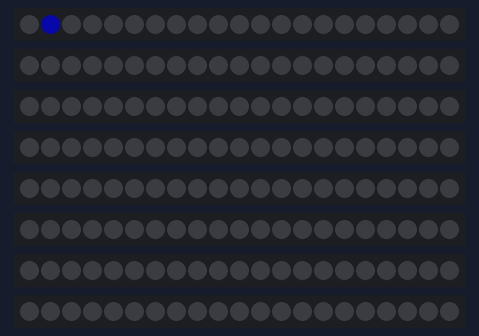
Bench run of a sketch on a simulated Arduino Uno, built with avr-gcc and run on an emulated ATmega328P. Shown: 8 × 21 RGB LEDs in strip order, left to right. Dim RGB values are drawn brighter than linear; random numbers use the default seed unless the sketch sets one.

Above: at 1.48 s.
At 6.17 s:
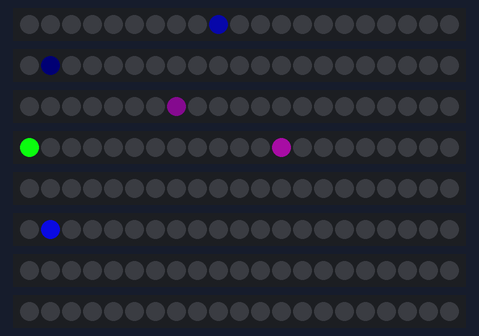
At 10.8 s:
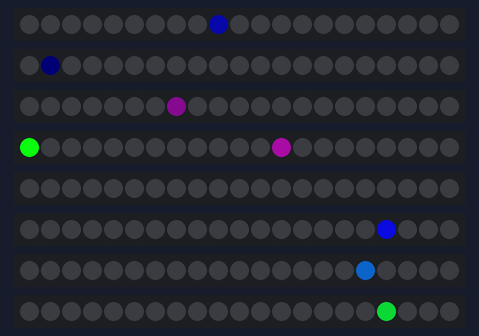
At 15.64 s:
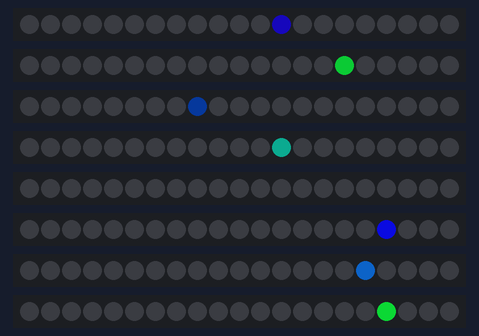
At 20.5 s:
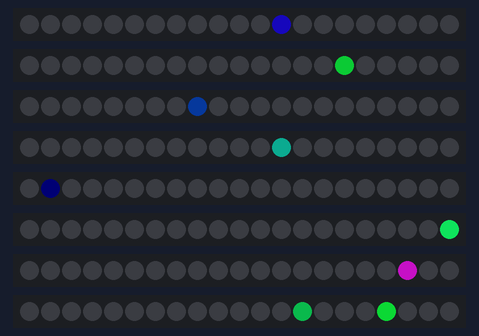
At 33.6 s:
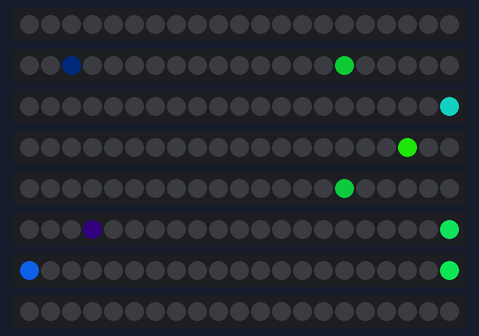

The sketch:

First_Iteration.ino
```cpp
#include <FastLED.h>


//  #define LED_PIN 3    // The signal output pin
//  #define LED_PIN2 4    // The signal output pin
//  #define LED_PIN3 5    // The signal output pin
 #define LED_PIN4 6    // The signal output pin
 #define LED_PIN5 7    // The signal output pin
 #define LED_PIN6 8    // The signal output pin
 #define LED_PIN7 9
 #define LED_PIN8 10
 #define LED_PIN9 11
 #define LED_PIN10 12
 #define LED_PIN11 13   // The signal output pin
 #define NUM_LEDS 21  // The number of LEDs you have


 CRGB leds1[NUM_LEDS];
 CRGB leds2[NUM_LEDS];
 CRGB leds3[NUM_LEDS];
 CRGB leds4[NUM_LEDS];
 CRGB leds5[NUM_LEDS];
 CRGB leds6[NUM_LEDS];
 CRGB leds7[NUM_LEDS];
 CRGB leds8[NUM_LEDS];
 CRGB leds9[NUM_LEDS];
 CRGB leds10[NUM_LEDS];
 CRGB leds11[NUM_LEDS];

 void setup() {
  //  FastLED.addLeds<WS2812, LED_PIN, GRB>(leds1, NUM_LEDS);
  //  FastLED.addLeds<WS2812, LED_PIN2, GRB>(leds2, NUM_LEDS);
  //  FastLED.addLeds<WS2812, LED_PIN3, GRB>(leds3, NUM_LEDS);
   FastLED.addLeds<WS2812, LED_PIN4, GRB>(leds4, NUM_LEDS);
   FastLED.addLeds<WS2812, LED_PIN5, GRB>(leds5, NUM_LEDS);
   FastLED.addLeds<WS2812, LED_PIN6, GRB>(leds6, NUM_LEDS);
   FastLED.addLeds<WS2812, LED_PIN7, GRB>(leds7, NUM_LEDS);
   FastLED.addLeds<WS2812, LED_PIN8, GRB>(leds8, NUM_LEDS);
   FastLED.addLeds<WS2812, LED_PIN9, GRB>(leds9, NUM_LEDS);
   FastLED.addLeds<WS2812, LED_PIN10, GRB>(leds10, NUM_LEDS);
   FastLED.addLeds<WS2812, LED_PIN11, GRB>(leds11, NUM_LEDS);
   randomSeed(analogRead(0)); //# Create random

 }

 void loop() {
  // //LED 1
  //  int numToTrigger = random(1, NUM_LEDS + 1); //#  Random number of LEDs to trigger sequentially
  //  int intensity = numToTrigger * 12 ; //# makes the number triggered proportional to the internsity of the light
  //  int color = random(85,212); // values which the LED could be
  //  for (int i = 0; i < numToTrigger; i++) {
  //    leds1[i] = CHSV(color, 200, intensity); // Inside CHSV() can change the colors according to HSV Color model
  //    FastLED.show();
  //    delay(10);  // How long the LED stays on leds[i] = CHSV(color, 200, intensity);  // Inside CHSV() can change the colors according to HSV Color model

  //    leds1[i+1] = CHSV(color, 200, intensity); // Inside CHSV() can change the colors according to HSV Color model
  //    FastLED.show();
  //    delay(10);  // How long the LED stays on leds[i] = CHSV(color, 200, intensity);  // Inside CHSV() can change the colors according to HSV Color model

  //    leds1[i] = CHSV(0, 0, 0); //#  Turn off LED after delay
  //    FastLED.show();
  //    delay(50); // How long till next LED gets triggered
  //   //  leds[i+1] = CHSV(0, 0, 0);  //#  Turn off LED after delay
  //   //  FastLED.show();
  //   //  delay(200); // How long till next LED gets triggered
  //  }
  // //LED 2
  //  int numToTrigger2 = random(1, NUM_LEDS + 1); //#  Random number of LEDs to trigger sequentially
  //  int intensity2 = numToTrigger2 * 12 ; //# makes the number triggered proportional to the internsity of the light
  //  int color2 = random(85,212); // values which the LED could be
  //  for (int i = 0; i < numToTrigger2; i++) {
  //    leds2[i] = CHSV(color2, 200, intensity2);// Inside CHSV() can change the colors according to HSV Color model
  //    FastLED.show();
  //    delay(10);  // How long the LED stays on leds[i] = CHSV(color, 200, intensity);  // Inside CHSV() can change the colors according to HSV Color model

  //    leds2[i+1] = CHSV(color2, 200, intensity2); // Inside CHSV() can change the colors according to HSV Color model
  //    FastLED.show();
  //    delay(10);  // How long the LED stays on leds[i] = CHSV(color, 200, intensity);  // Inside CHSV() can change the colors according to HSV Color model

  //    leds2[i] = CHSV(0, 0, 0); //#  Turn off LED after delay
  //    FastLED.show();
  //    delay(50); // How long till next LED gets triggered
  //   //  leds[i+1] = CHSV(0, 0, 0);  //#  Turn off LED after delay
  //   //  FastLED.show();
  //   //  delay(200); // How long till next LED gets triggered
  //  }

  // //LED 3
   int numToTrigger3 = random(1, NUM_LEDS + 1); //#  Random number of LEDs to trigger sequentially
   int intensity3 = numToTrigger3 * 12 ; //# makes the number triggered proportional to the internsity of the light
   int color3 = random(85,212); // values which the LED could be
   for (int i = 0; i < numToTrigger3; i++) {
     leds3[i] = CHSV(color3, 200, intensity3); // Inside CHSV() can change the colors according to HSV Color model
     FastLED.show();
     delay(10);  // How long the LED stays on leds[i] = CHSV(color, 200, intensity);  // Inside CHSV() can change the colors according to HSV Color model

     leds3[i+1] = CHSV(color3, 200, intensity3);  // Inside CHSV() can change the colors according to HSV Color model
     FastLED.show();
     delay(10);  // How long the LED stays on leds[i] = CHSV(color, 200, intensity);  // Inside CHSV() can change the colors according to HSV Color model

     leds3[i] = CHSV(0, 0, 0);  //#  Turn off LED after delay
     FastLED.show();
     delay(50); // How long till next LED gets triggered
    //  leds[i+1] = CHSV(0, 0, 0);  //#  Turn off LED after delay
    //  FastLED.show();
    //  delay(200); // How long till next LED gets triggered
   }

  //LED 4
   int numToTrigger4 = random(1, NUM_LEDS + 1); //#  Random number of LEDs to trigger sequentially
   int intensity4 = numToTrigger4 * 12 ; //# makes the number triggered proportional to the internsity of the light
   int color4 = random(85,212); // values which the LED could be
   for (int i = 0; i < numToTrigger4; i++) {
     leds4[i] = CHSV(color4, 200, intensity4); // Inside CHSV() can change the colors according to HSV Color model
     FastLED.show();
     delay(10);  // How long the LED stays on leds[i] = CHSV(color, 200, intensity);  // Inside CHSV() can change the colors according to HSV Color model

     leds4[i+1] = CHSV(color4, 200, intensity4); // Inside CHSV() can change the colors according to HSV Color model
     FastLED.show();
     delay(10);  // How long the LED stays on leds[i] = CHSV(color, 200, intensity);  // Inside CHSV() can change the colors according to HSV Color model

     leds4[i] = CHSV(0, 0, 0); //#  Turn off LED after delay
     FastLED.show();
     delay(50); // How long till next LED gets triggered
    //  leds[i+1] = CHSV(0, 0, 0);  //#  Turn off LED after delay
    //  FastLED.show();
    //  delay(200); // How long till next LED gets triggered
   }


  //LED 5
   int numToTrigger5 = random(1, NUM_LEDS + 1); //#  Random number of LEDs to trigger sequentially
   int intensity5 = numToTrigger5 * 12 ; //# makes the number triggered proportional to the internsity of the light
   int color5 = random(85,212); // values which the LED could be
   for (int i = 0; i < numToTrigger5; i++) {
     leds5[i] = CHSV(color5, 200, intensity5);// Inside CHSV() can change the colors according to HSV Color model
     FastLED.show();
     delay(10);  // How long the LED stays on leds[i] = CHSV(color, 200, intensity);  // Inside CHSV() can change the colors according to HSV Color model

     leds5[i+1] = CHSV(color5, 200, intensity5); // Inside CHSV() can change the colors according to HSV Color model
     FastLED.show();
     delay(10);  // How long the LED stays on leds[i] = CHSV(color, 200, intensity);  // Inside CHSV() can change the colors according to HSV Color model

     leds5[i] = CHSV(0, 0, 0); //#  Turn off LED after delay
     FastLED.show();
     delay(50); // How long till next LED gets triggered
    //  leds[i+1] = CHSV(0, 0, 0);  //#  Turn off LED after delay
    //  FastLED.show();
    //  delay(200); // How long till next LED gets triggered
   }

  //LED 6
   int numToTrigger6 = random(1, NUM_LEDS + 1); //#  Random number of LEDs to trigger sequentially
   int intensity6 = numToTrigger6 * 12 ; //# makes the number triggered proportional to the internsity of the light
   int color6 = random(85,212); // values which the LED could be
   for (int i = 0; i < numToTrigger6; i++) {
     leds6[i] = CHSV(color6, 200, intensity6); // Inside CHSV() can change the colors according to HSV Color model
     FastLED.show();
     delay(10);  // How long the LED stays on leds[i] = CHSV(color, 200, intensity);  // Inside CHSV() can change the colors according to HSV Color model

     leds6[i+1] = CHSV(color6, 200, intensity6);  // Inside CHSV() can change the colors according to HSV Color model
     FastLED.show();
     delay(10);  // How long the LED stays on leds[i] = CHSV(color, 200, intensity);  // Inside CHSV() can change the colors according to HSV Color model

     leds6[i] = CHSV(0, 0, 0);  //#  Turn off LED after delay
     FastLED.show();
     delay(50); // How long till next LED gets triggered
    //  leds[i+1] = CHSV(0, 0, 0);  //#  Turn off LED after delay
    //  FastLED.show();
    //  delay(200); // How long till next LED gets triggered

   }
  //LED 7
   int numToTrigger7 = random(1, NUM_LEDS + 1); //#  Random number of LEDs to trigger sequentially
   int intensity7 = numToTrigger7 * 12 ; //# makes the number triggered proportional to the internsity of the light
   int color7 = random(85,212); // values which the LED could be
   for (int i = 0; i < numToTrigger7; i++) {
     leds7[i] = CHSV(color7, 200, intensity7); // Inside CHSV() can change the colors according to HSV Color model
     FastLED.show();
     delay(10);  // How long the LED stays on leds[i] = CHSV(color, 200, intensity);  // Inside CHSV() can change the colors according to HSV Color model

     leds7[i+1] = CHSV(color7, 200, intensity7);  // Inside CHSV() can change the colors according to HSV Color model
     FastLED.show();
     delay(10);  // How long the LED stays on leds[i] = CHSV(color, 200, intensity);  // Inside CHSV() can change the colors according to HSV Color model

     leds7[i] = CHSV(0, 0, 0);  //#  Turn off LED after delay
     FastLED.show();
     delay(50); // How long till next LED gets triggered
    //  leds[i+1] = CHSV(0, 0, 0);  //#  Turn off LED after delay
    //  FastLED.show();
    //  delay(200); // How long till next LED gets triggered
   }
  //LED 8
   int numToTrigger8 = random(1, NUM_LEDS + 1); //#  Random number of LEDs to trigger sequentially
   int intensity8 = numToTrigger8 * 12 ; //# makes the number triggered proportional to the internsity of the light
   int color8 = random(85,212); // values which the LED could be
   for (int i = 0; i < numToTrigger8; i++) {
     leds8[i] = CHSV(color8, 200, intensity8); // Inside CHSV() can change the colors according to HSV Color model
     FastLED.show();
     delay(10);  // How long the LED stays on leds[i] = CHSV(color, 200, intensity);  // Inside CHSV() can change the colors according to HSV Color model

     leds8[i+1] = CHSV(color8, 200, intensity8);  // Inside CHSV() can change the colors according to HSV Color model
     FastLED.show();
     delay(10);  // How long the LED stays on leds[i] = CHSV(color, 200, intensity);  // Inside CHSV() can change the colors according to HSV Color model

     leds8[i] = CHSV(0, 0, 0);  //#  Turn off LED after delay
     FastLED.show();
     delay(50); // How long till next LED gets triggered
    //  leds[i+1] = CHSV(0, 0, 0);  //#  Turn off LED after delay
    //  FastLED.show();
    //  delay(200); // How long till next LED gets triggered
   }

  //LED 9
   int numToTrigger9 = random(1, NUM_LEDS + 1); //#  Random number of LEDs to trigger sequentially
   int intensity9 = numToTrigger9 * 12 ; //# makes the number triggered proportional to the internsity of the light
   int color9 = random(85,212); // values which the LED could be
   for (int i = 0; i < numToTrigger9; i++) {
     leds9[i] = CHSV(color9, 200, intensity9);// Inside CHSV() can change the colors according to HSV Color model
     FastLED.show();
     delay(10);  // How long the LED stays on leds[i] = CHSV(color, 200, intensity);  // Inside CHSV() can change the colors according to HSV Color model

     leds9[i+1] = CHSV(color9, 200, intensity9); // Inside CHSV() can change the colors according to HSV Color model
     FastLED.show();
     delay(10);  // How long the LED stays on leds[i] = CHSV(color, 200, intensity);  // Inside CHSV() can change the colors according to HSV Color model

     leds9[i] = CHSV(0, 0, 0); //#  Turn off LED after delay
     FastLED.show();
     delay(50); // How long till next LED gets triggered
    //  leds[i+1] = CHSV(0, 0, 0);  //#  Turn off LED after delay
    //  FastLED.show();
    //  delay(200); // How long till next LED gets triggered
   }

  //LED 10
   int numToTrigger10 = random(1, NUM_LEDS + 1); //#  Random number of LEDs to trigger sequentially
   int intensity10 = numToTrigger10 * 12 ; //# makes the number triggered proportional to the internsity of the light
   int color10 = random(85,212); // values which the LED could be
   for (int i = 0; i < numToTrigger10; i++) {
     leds10[i] = CHSV(color10, 200, intensity10); // Inside CHSV() can change the colors according to HSV Color model
     FastLED.show();
     delay(10);  // How long the LED stays on leds[i] = CHSV(color, 200, intensity);  // Inside CHSV() can change the colors according to HSV Color model

     leds10[i+1] = CHSV(color10, 200, intensity10);  // Inside CHSV() can change the colors according to HSV Color model
     FastLED.show();
     delay(10);  // How long the LED stays on leds[i] = CHSV(color, 200, intensity);  // Inside CHSV() can change the colors according to HSV Color model

     leds10[i] = CHSV(0, 0, 0);  //#  Turn off LED after delay
     FastLED.show();
     delay(50); // How long till next LED gets triggered
    //  leds[i+1] = CHSV(0, 0, 0);  //#  Turn off LED after delay
    //  FastLED.show();
    //  delay(200); // How long till next LED gets triggered

   }
  //LED 11
   int numToTrigger11 = random(1, NUM_LEDS + 1); //#  Random number of LEDs to trigger sequentially
   int intensity11 = numToTrigger11 * 12 ; //# makes the number triggered proportional to the internsity of the light
   int color11 = random(85,212); // values which the LED could be
   for (int i = 0; i < numToTrigger11; i++) {
     leds11[i] = CHSV(color11, 200, intensity11); // Inside CHSV() can change the colors according to HSV Color model
     FastLED.show();
     delay(10);  // How long the LED stays on leds[i] = CHSV(color, 200, intensity);  // Inside CHSV() can change the colors according to HSV Color model

     leds11[i+1] = CHSV(color11, 200, intensity11);  // Inside CHSV() can change the colors according to HSV Color model
     FastLED.show();
     delay(10);  // How long the LED stays on leds[i] = CHSV(color, 200, intensity);  // Inside CHSV() can change the colors according to HSV Color model

     leds11[i] = CHSV(0, 0, 0);  //#  Turn off LED after delay
     FastLED.show();
     delay(50); // How long till next LED gets triggered
    //  leds[i+1] = CHSV(0, 0, 0);  //#  Turn off LED after delay
    //  FastLED.show();
    //  delay(200); // How long till next LED gets triggered
   }
     delay(random(0, 60));
 }
```
